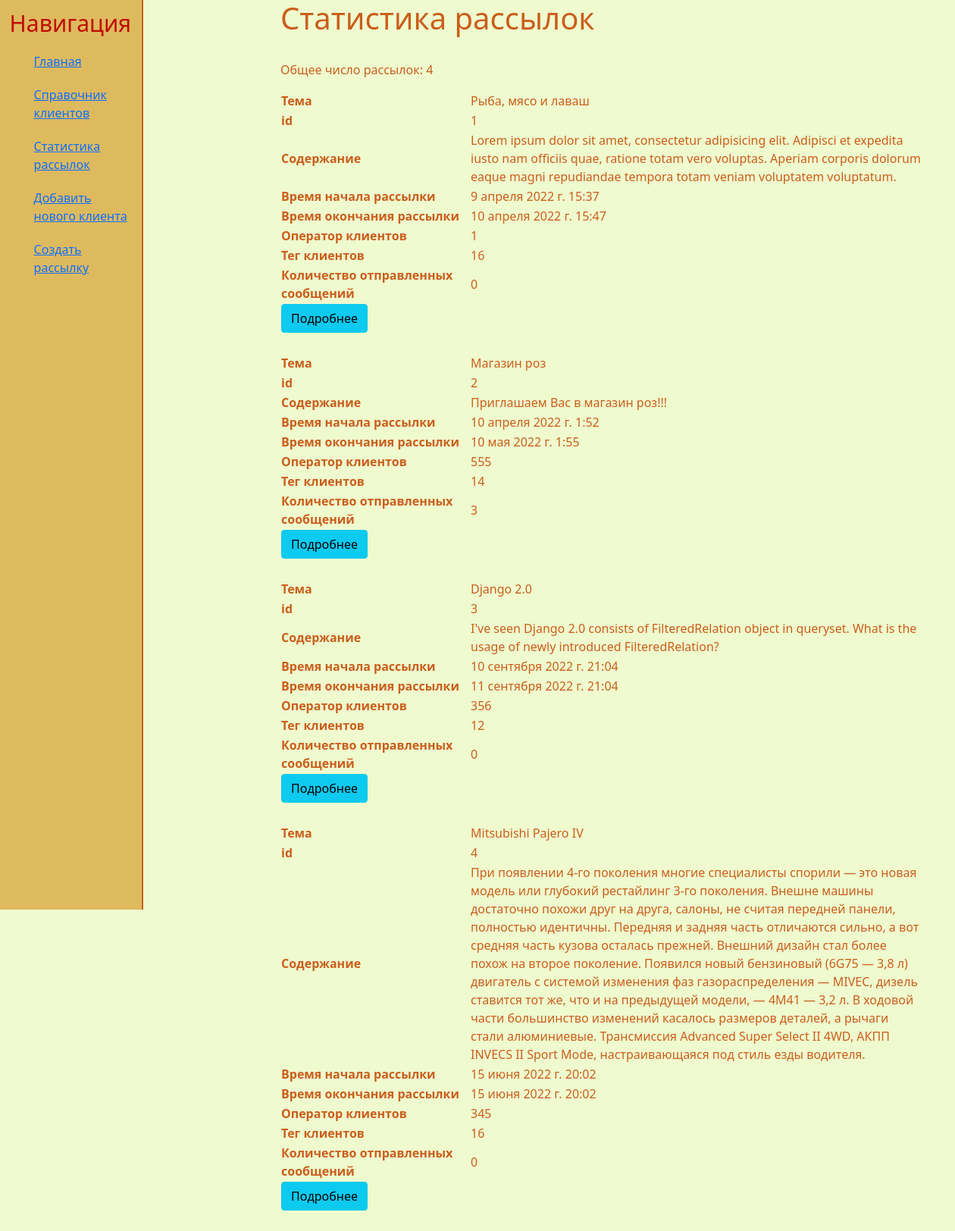
The page /mailing_statistic on the database its author committed.
### notification/models.py (models this page shows, shortened)
class Mailing(models.Model):
    theme = models.CharField('Тема рассылки', max_length=30, default='')
    text = models.TextField('Содержание рассылки', max_length=1000)
    timestart = models.DateTimeField("Время начала рассылки")
    timefinish = models.DateTimeField("Время окончания рассылки")
    ftag = models.CharField('Тег клиента', max_length=30, blank=True)
    foperator = models.DecimalField('Код мобильного оператора', max_digits=3, decimal_places=0)
    msg_stat = models.DecimalField('Количество отправленных сообщений', max_digits=7, decimal_places=0,default=0, blank=True)
    class Meta:
        verbose_name = 'Рассылка'
        verbose_name_plural = 'Рассылки'

### notification/views.py (the view)
# urls.py: path('mailing_statistic', views.mailing_statistic, name='mailing_statistic')
def mailing_statistic(request):
    mailing_view = Mailing.objects.order_by('id')
    count = Mailing.objects.count()
    return render(request, 'notification/mailing_statistic.html', {'mailing_view': mailing_view, 'count':count})

### notification/templates/notification/mailing_statistic.html (shortened to what this page needs)
{% extends 'notification/layout.html' %}
{% block content %}
<div class="mailing_title">
    <h1>Статистика рассылок</h1>
    <br>
    <p>Общее число рассылок: {{ count }}</p>
</div>
<div class="mailing">
    {% if mailing_view %}
        <table>
            {% for el in mailing_view %}
                <tr>
                    <th>Тема</th>
                    <td>{{ el.theme }}</td>
                </tr>
                <tr>
                    <th>id</th>
                    <td>{{ el.id }}</td>
                </tr>
                <tr>
                    <th>Содержание</th>
                    <td>{{ el.text }}</td>
                </tr>
                <tr>
                    <th>Время начала рассылки</th>
                    <td>{{ el.timestart }}</td>
                </tr>
                <tr>
                    <th>Время окончания рассылки</th>
                    <td>{{ el.timefinish }}</td>
                </tr>
                <tr>
                    <th>Оператор клиентов</th>
                    <td>{{ el.foperator }}</td>
                </tr>
                <tr>
                    <th>Тег клиентов</th>
                    <td>{{ el.ftag }}</td>
                </tr>
                <tr>
                    <th>Количество отправленных сообщений</th>
                    <td>{{ el.msg_stat }}</td>
                </tr>
                <tr>
                    <td><a href="{% url 'mailing_more' el.id %}" class="btn btn-info" name="_edit">Подробнее</a></td>
                </tr>
                <tr>
                    <th><br></th>
                    <td><br></td>
                </tr>
            {% endfor %}
        </table>
</div>
    {% else %}
        <p>Въ салонѣ тихо, пыльно и пусто. Только въ одномъ изъ угловъ вышиваетъ гладью пожилая княжна</p>
    {% endif %}
{% endblock %}

### notification/static/notification/css/main.css (style rules this page uses)
body { background: #EFFACE; }
main .mailing_title { margin-left: 50px; width: 100%; }
main .mailing { margin-left: 50px; width: 100%; }
main .mailing th { width: 250px; text-align: left; }
main div table { width: 90%; }

### rows shown on the page
Mailing: theme "Рыба, мясо и лаваш", id "1", text "Lorem ipsum dolor sit amet, consectetur adipisicing elit. Adipisci et expedita iusto nam officiis quae, ratione totam vero voluptas. Aperiam corporis dolorum eaque magni repudiandae tempora totam veniam voluptatem voluptatum.", timestart "9 апреля 2022 г. 15:37", timefinish "10 апреля 2022 г. 15:47", foperator "1", ftag "16", msg_stat "0"
Mailing: theme "Магазин роз", id "2", text "Приглашаем Вас в магазин роз!!!", timestart "10 апреля 2022 г. 1:52", timefinish "10 мая 2022 г. 1:55", foperator "555", ftag "14", msg_stat "3"
Mailing: theme "Django 2.0", id "3", text "I've seen Django 2.0 consists of FilteredRelation object in queryset. What is the usage of newly introduced FilteredRelation?", timestart "10 сентября 2022 г. 21:04", timefinish "11 сентября 2022 г. 21:04", foperator "356", ftag "12", msg_stat "0"
Mailing: theme "Mitsubishi Pajero IV", id "4", text "При появлении 4-го поколения многие специалисты спорили — это новая модель или глубокий рестайлинг 3-го поколения. Внешне машины достаточно похожи друг на друга, салоны, не считая передней панели, полностью идентичны. Передняя и задняя часть отличаются сильно, а вот средняя часть кузова осталась прежней. Внешний дизайн стал более похож на второе поколение. Появился новый бензиновый (6G75 — 3,8 л) двигатель с системой изменения фаз газораспределения — MIVEC, дизель ставится тот же, что и на предыдущей модели, — 4M41 — 3,2 л. В ходовой части большинство изменений касалось размеров деталей, а рычаги стали алюминиевые. Трансмиссия Advanced Super Select II 4WD, АКПП INVECS II Sport Mode,…", timestart "15 июня 2022 г. 20:02", timefinish "15 июня 2022 г. 20:02", foperator "345", ftag "16", msg_stat "0"

### other values the page prints
{{ count }} "4"
